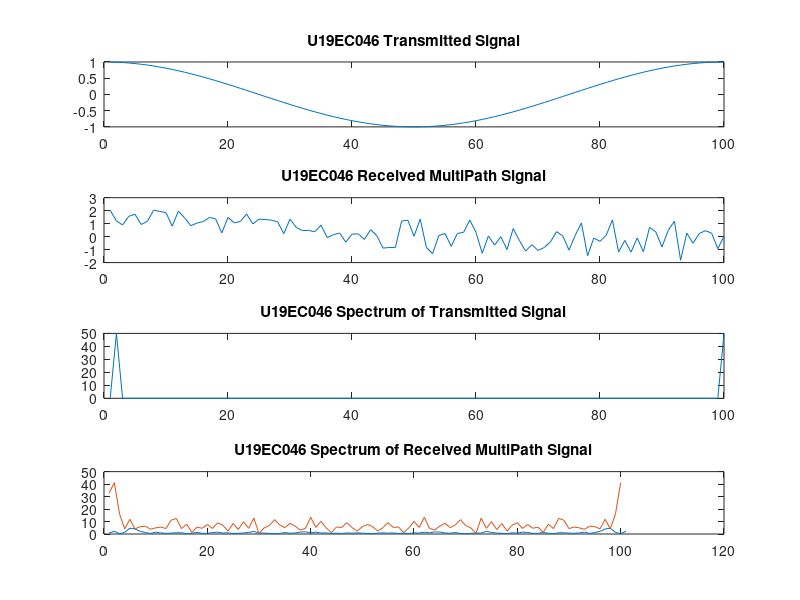
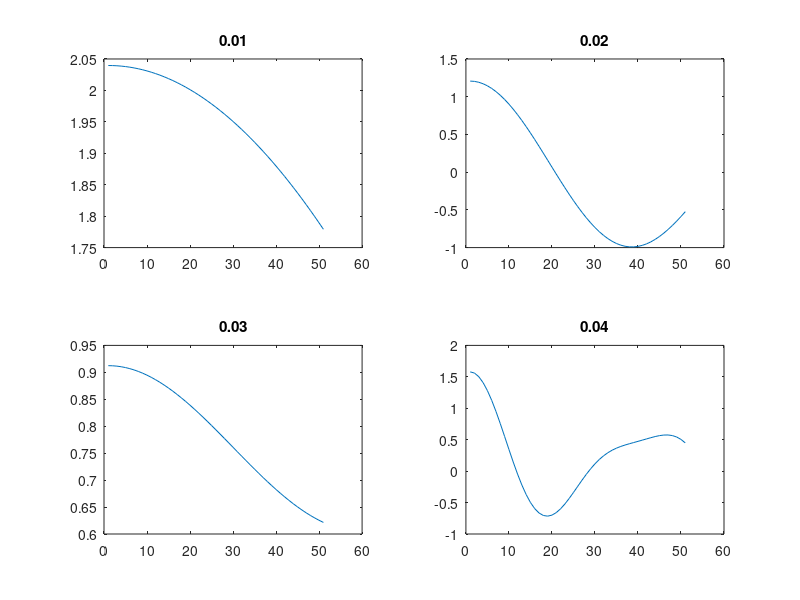
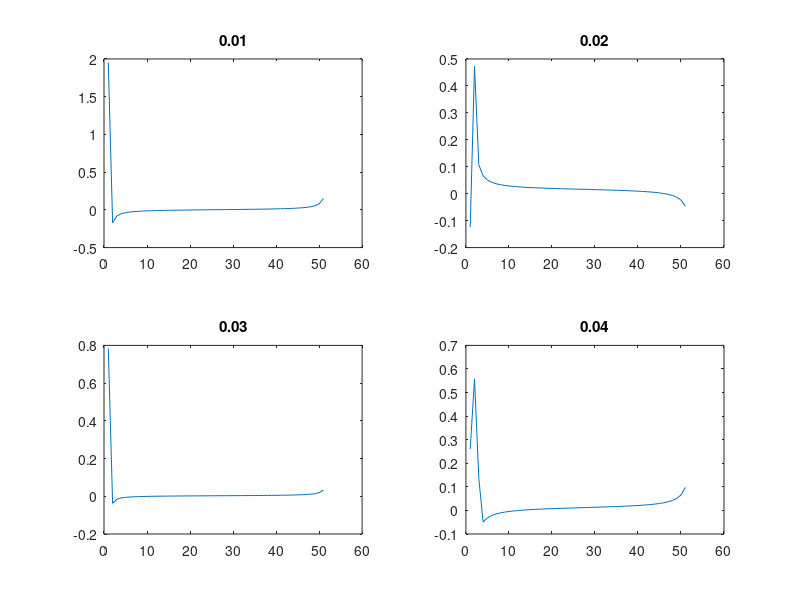

MATLAB code to generate these figures, in order:
clc
clear all

f=5;
nop=2; % initial value of nop = 2
received_signal=[];
t=0:1/100:1; % choosing sampling freg=100Hz
transmitted_signal=cos(2*pi*f*t); % transmitted signal
z=1;
for t=0:1/100:1
    temp=0;
    for p=1:1:nop
        beta(p)=rand/5; % for every delayed singal there will be 10
        delay(p)=rand*t/5; % delay of each multipth component generated
        temp=temp+beta(p)*exp(1i*2*pi*f*(t-delay(p)));
    end
BETACOL{z}=beta;
DELAYCOL{z}=delay;
beta=0;
delay=0;
received_signal=[received_signal temp];
z=z+1;
end

save CONSTANTS BETACOL DELAYCOL

figure('name', 'U19EC046')

subplot(4,1,1)

plot(transmitted_signal)

title('U19EC046 Transmitted Signal');

subplot(4,1,2)

plot(real(received_signal))

title('U19EC046 received signal after multipath');
subplot(4,1,3)

plot(abs(fft(transmitted_signal)))

title('U19EC046 spectrum of the transmitted signal');
subplot(4,1,4)

plot(abs(fft(real(received_signal))))

title('U19EC046 spectrum of the received signal after multipath');

hold

load CONSTANTS
fs=100;
u=1;
for f=0:fs/101:(50*fs)/101
    received_signal=[];
    temp=0; 
    z=1;
    for t=0:1/100:1
        temp=0;
        for p=1:1:nop
            temp=temp+BETACOL{z}(p)*exp(1i*2*pi*f*(t-DELAYCOL{z}(p)));
        end
    received_signal=[received_signal temp];
    z=z+1;
    end
    % The impulse response of the time-varying channel is computed as folld
    t=0:1/100:1;
    timevaryingTF_at_freq_f{u}=received_signal.*exp(-1i*2*pi*f*t);
    u=u+1;
end

TEMP=cell2mat(timevaryingTF_at_freq_f');
for i=1:1:101
    u=TEMP(:,i);
    u1=[u;transpose(u(length(u):-1:2)')];
    timevaringIR_at_time_t{i} = ifft(u1);
end 

TFMATRIX=abs(cell2mat(timevaryingTF_at_freq_f'));
IRMATRIX=cell2mat(timevaringIR_at_time_t);
s=[2:2:8];

figure('name', 'U19EC046 Impulse Response');
for i=1:1:4
    subplot (2,2,i)
    plot(IRMATRIX(1:1:101,s(i)))
    title(strcat('t=',num2str((s(i)-1)/100)))
end

figure('name', 'U19EC046 Transfer Function');
for j=1:1:4
    subplot (2,2,j)
    plot(real(ifft(IRMATRIX(1:1:101,s(j)))))
    title(strcat('t=',num2str((s(j)-1)/100)))
end

%% My code
clc;
clear all;
close all;

f = 1;
t = 0.01:1/100:1;
x = cos(2*pi*f*t);
J=3;
B = rand(J,length(t));
T = rand(J,length(t));
y = zeros(1,length(t));

for k=1:length(t)
    for j=1:J
        T(j,k)=T(j,k)*t(k);
        y(k)=y(k)+B(j,k)*exp(1i*2*pi*f*(t(k)-T(j,k)));
    end
end

figure(1);
subplot(4,1,1);
plot(x);
title('U19EC046 Transmitted Signal');

subplot(4,1,2);
plot(real(y));
title('U19EC046 Received MultiPath Signal');

subplot(4,1,3);
plot(abs(fft(x)));
title('U19EC046 Spectrum of Transmitted Signal');

subplot(4,1,4);
plot(abs(fft(real(y))));
title('U19EC046 Spectrum of Received MultiPath Signal');

fs=100;
f=0:fs/101:(50*fs)/101;
Transfer_Function = zeros(length(t),length(f));
for k=1:length(t)
    for j=1:J
        Transfer_Function(k,:)=Transfer_Function(k,:)+B(j,k)*exp(-1i*2*pi*f*T(j,k));
    end
end

figure(2);
% Change this part according to you(How many values of k?)
for k=1:4
    subplot(2,2,k);
    plot(real(Transfer_Function(k,:)));
    title(t(k));
end

figure(3);
% Change this part according to you(How many values of k?)
for k=1:4
    subplot(2,2,k);
    plot(real(ifft(Transfer_Function(k,:))));
    title(t(k));
end

    